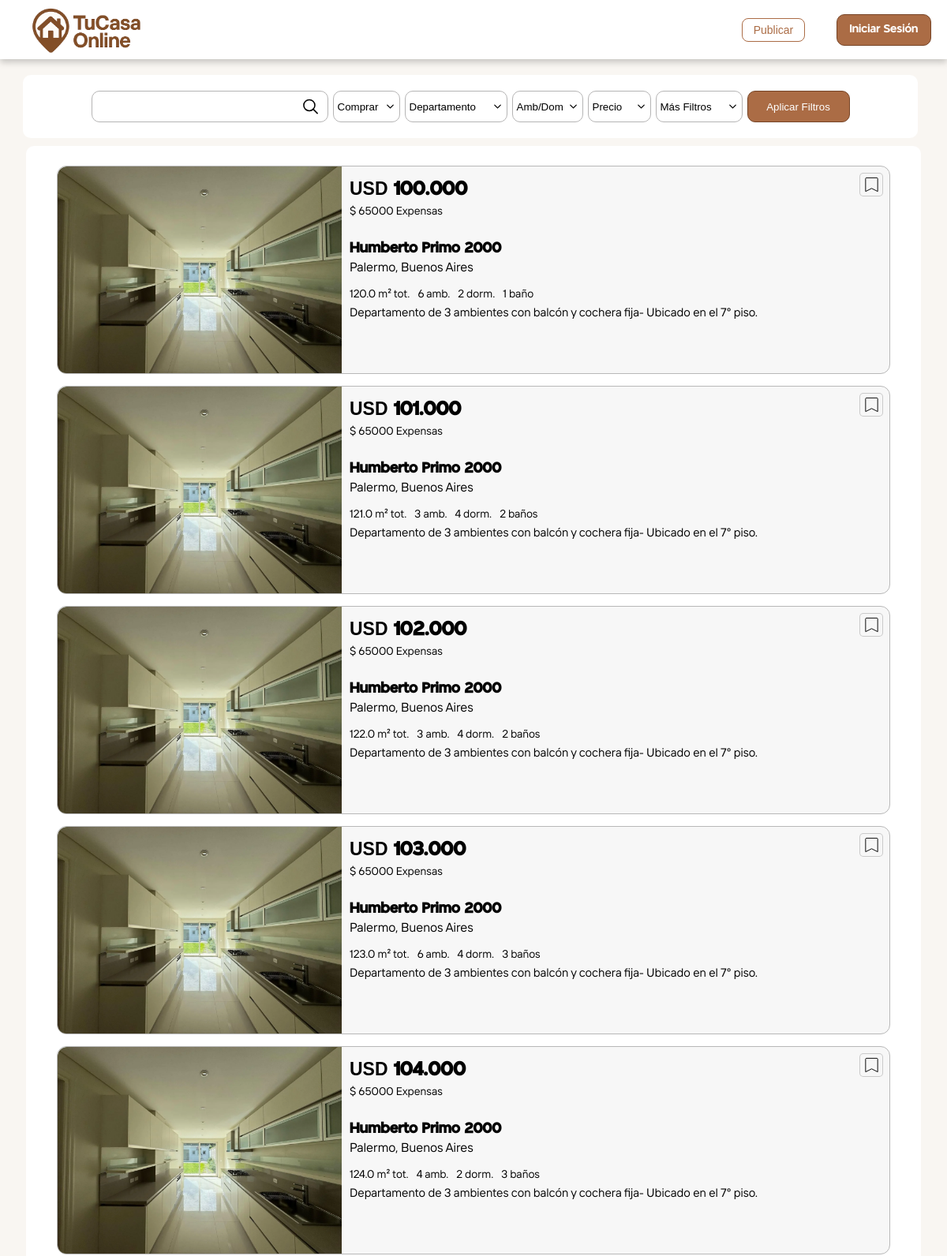
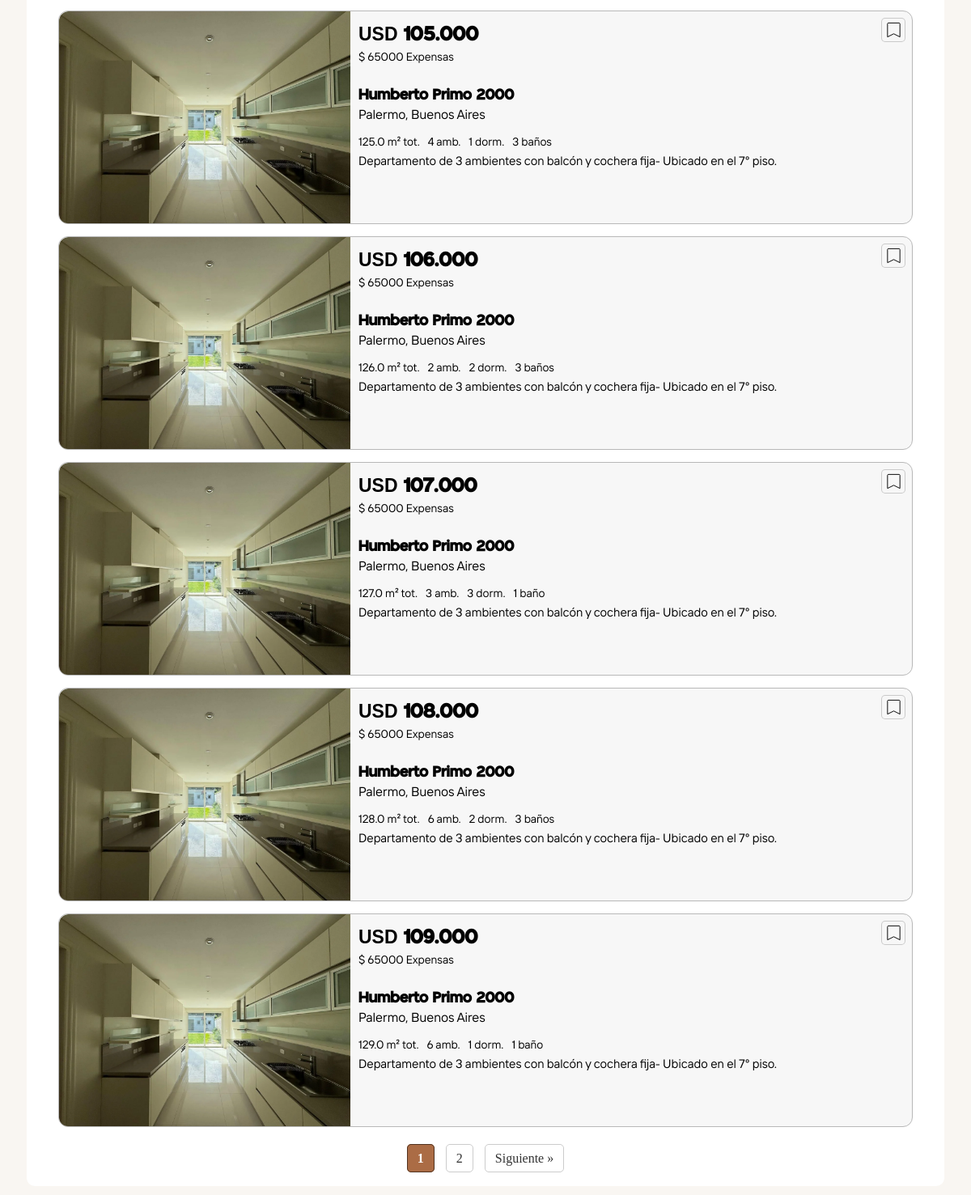
Page /publicaciones on the committed database (2 pictures, top to bottom).
### tables this page shows
CREATE TABLE propiedades (
        id INTEGER PRIMARY KEY AUTOINCREMENT,
        id_agente INTEGER,

        titulo TEXT NOT NULL,
        descripcion TEXT,

        tipo_venta TEXT NOT NULL,
        tipo_propiedad TEXT NOT NULL,

        direccion TEXT NOT NULL,
        provincia TEXT NOT NULL,
        barrio TEXT,
        ubicacion TEXT NOT NULL,

        ambientes INTEGER,
        dormitorios INTEGER,
        banios INTEGER,
        toilettes INTEGER,
        cocheras INTEGER,

        sup_cubierta REAL,
        sup_total REAL,
        sup_semicubierta REAL,
        f_terreno REAL,
        l_terreno REAL,

        antiguedad TEXT,
        moneda_precio TEXT NOT NULL,
        precio REAL NOT NULL,
        expensas TEXT,

        imagen_principal TEXT,
        imagenes_secundarias TEXT,

        caracteristicas_generales TEXT,
        caracteristicas TEXT,
        comodidad_ambientes TEXT,
        servicios TEXT,

        plantas TEXT,
        cobertura_cochera TEXT,
        luminosidad TEXT,
        orientacion TEXT,

        estado TEXT DEFAULT 'disponible',
        fecha_publicacion DATETIME DEFAULT CURRENT_TIMESTAMP,

        FOREIGN KEY(id_agente) REFERENCES usuarios(id)
    );

### app.py (the view)
@app.route('/publicaciones',methods=['GET'])
def publicaciones():
    if "usuario" in session:
        usuario = session["usuario"]
        id_usuario = usuario["id"]
        apellido = usuario["apellido"]
        nombre = usuario["nombre"]
        email = usuario["email"]
    tipo_propiedad=request.args.getlist('tipo_propiedad[]')
    barrio=request.args.get('barrio')
    if barrio:
        barrio=barrio.title()
    tipo_operacion=request.args.getlist('tipo_operacion[]')
    for i in range(len(tipo_operacion)):
        if tipo_operacion[i]=='Alquilar':
            tipo_operacion[i]='Alquiler'
        elif tipo_operacion[i]=='Comprar':
            tipo_operacion[i]='Venta'
    min_dorm=request.args.get('min-dorm')
    max_dorm=request.args.get('max-dorm')
    min_amb=request.args.get('min-amb')
    max_amb=request.args.get('max-amb')
    moneda=request.args.get('moneda')
    min_precio=request.args.get('min-precio')
    max_precio=request.args.get('max-precio')
    where,params=construir_filtros(tipo_propiedad, barrio, tipo_operacion, min_dorm, max_dorm, min_amb, max_amb, min_precio, max_precio,moneda)
    pagina = int(request.args.get('pagina', 1))
    por_pagina = 10
    offset = (pagina - 1) * por_pagina
    conn, cursor = conectar()
    query = f"SELECT * FROM propiedades {where} LIMIT ? OFFSET ?"
    cursor.execute(query, params + [por_pagina, offset])
    propiedades = cursor.fetchall()
    query_total = f"SELECT COUNT(*) FROM propiedades {where}"
    cursor.execute(query_total, params)
    total_propiedades = cursor.fetchone()[0]
    total_paginas = (total_propiedades + por_pagina - 1) // por_pagina
    if propiedades:
        if 'usuario' in session:
            return render_template('publicaciones.html', propiedades=propiedades, total_paginas=total_paginas, pagina=pagina, nombre=nombre, apellido=apellido, email=email, id_usuario=id_usuario,min_amb=min_amb,max_amb=max_amb,min_dorm=min_dorm,max_dorm=max_dorm,barrio=barrio,tipo_propiedad=tipo_propiedad,tipo_operacion=tipo_operacion,min_precio=min_precio,max_precio=max_precio,moneda=moneda)
    conn.close()
    return render_template('publicaciones.html', propiedades=propiedades, total_paginas=total_paginas, pagina=pagina,min_amb=min_amb,max_amb=max_amb,min_dorm=min_dorm,max_dorm=max_dorm,barrio=barrio,tipo_propiedad=tipo_propiedad,tipo_operacion=tipo_operacion,min_precio=min_precio,max_precio=max_precio,moneda=moneda)

### database.py (called while the page is built)
def conectar():
    conn=sqlite3.connect('inmobiliaria.db')
    conn.row_factory=sqlite3.Row
    cursor=conn.cursor()
    return conn,cursor

### templates/publicaciones.html (shortened to what this page needs)
<!DOCTYPE html>
<html lang="es">
  <head>
    <link
      rel="stylesheet"
      href="{{url_for('static',filename= '/CSS/publicaciones.css' )}}"
    />
    <link rel="stylesheet" href="https://unpkg.com/leaflet/dist/leaflet.css" />
  </head>
  <body>
    <header class="header">
      <a href="{{url_for('home')}}"><div class="logo"></div></a>
      <div class="header-container">
        {% if session.usuario %} {% if usuario_incompleto %}
        <a href="{{ url_for('completar_datos') }}"
          ><button class="publicar">Publicar</button></a
        >
        {% else %}
        <a href="{{url_for('publicar')}}"
          ><button class="publicar ini">Publicar</button></a
        >
        {% endif %}
        <div id="perfil" class="circulo">
          <svg
            style="enable-background: new 0 0 24 24"
            version="1.1"
            viewBox="0 0 24 24"
            xml:space="preserve"
            xmlns="http://www.w3.org/2000/svg"
            xmlns:xlink="http://www.w3.org/1999/xlink"
          >
            <g id="info" />
            <g id="icons">
              <g id="user">
                <ellipse cx="12" cy="8" rx="5" ry="6" fill="currentColor" />
                <path
                  d="M21.8,19.1c-0.9-1.8-2.6-3.3-4.8-4.2c-0.6-0.2-1.3-0.2-1.8,0.1c-1,0.6-2,0.9-3.2,0.9s-2.2-0.3-3.2-0.9    C8.3,14.8,7.6,14.7,7,15c-2.2,0.9-3.9,2.4-4.8,4.2C1.5,20.5,2.6,22,4.1,22h15.8C21.4,22,22.5,20.5,21.8,19.1z"
                  fill="currentColor"
                />
              </g>
            </g>
          </svg>
        </div>
        <div id="menu-perfil" class="menu-perfil oculto">
          <p id="nombre-completo"><b>{{apellido}}, {{nombre}}</b></p>
          <p id="identificador">Identificador: {{id_usuario}}</p>
          <hr />
          <a href=""><button class="btn-menu">Mi Cuenta</button></a>
          <a href=""><button class="btn-menu">Ajustes</button></a>
          <a href=""><button class="btn-menu">Podemos Ayudarte?</button></a>
          <a href="{{url_for('cerrar_sesion')}}"
            ><button class="btn-menu">Cerrar Sesión</button></a
          >
        </div>
        {% else %}
        <a href="{{url_for('iniciar_sesion')}}"
          ><button class="publicar">Publicar</button></a
        >
        <a href="{{url_for('iniciar_sesion')}}"
          ><button class="iniciar-sesion">Iniciar Sesión</button></a
        >
        {% endif %}
      </div>
    </header>
    <section class="container-publi-comod">
      <div class="container-comodidades" id="container-comodidades">
        <form action="{{url_for('publicaciones')}}" method="GET">
          <div class="container-barrio">
            <input
              type="text"
              name="barrio"
              id="barrio"
              class="button barrio"
              value="{{barrio or ''}}"
            />
          </div>
          <div class="container-comprar" id="comprar">
            <button class="button comprar" type="button">Comprar</button>
            <svg
              id="flecha-comprar"
              class="feather feather-chevron-down"
              fill="none"
              height="24"
              stroke="currentColor"
              stroke-linecap="round"
              stroke-linejoin="round"
              stroke-width="2"
              viewBox="0 0 24 24"
              width="24"
              xmlns="http://www.w3.org/2000/svg"
            >
              <polyline points="6 9 12 15 18 9" />
            </svg>
          </div>
          <div class="container-comprar" id="departamento">
            <button class="button depa" type="button">Departamento</button>
            <svg
              id="flecha-departamento"
              class="feather feather-chevron-down"
              fill="none"
              height="24"
              stroke="currentColor"
              stroke-linecap="round"
              stroke-linejoin="round"
              stroke-width="2"
              viewBox="0 0 24 24"
              width="24"
              xmlns="http://www.w3.org/2000/svg"
            >
              <polyline points="6 9 12 15 18 9" />
            </svg>
          </div>
          <div class="container-comprar" id="amb">
            <button class="button amb" type="button">Amb/Dom</button>
            <svg
              id="flecha-amb"
              class="feather feather-chevron-down"
              fill="none"
              height="24"
              stroke="currentColor"
              stroke-linecap="round"
              stroke-linejoin="round"
              stroke-width="2"
              viewBox="0 0 24 24"
              width="24"
              xmlns="http://www.w3.org/2000/svg"
            >
              <polyline points="6 9 12 15 18 9" />
            </svg>
          </div>
          <div class="container-comprar" id="precio">
            <button class="button precio" type="button">Precio</button>
            <svg
              id="flecha-precio"
              class="feather feather-chevron-down"
              fill="none"
              height="24"
              stroke="currentColor"
              stroke-linecap="round"
              stroke-linejoin="round"
              stroke-width="2"
              viewBox="0 0 24 24"
              width="24"
              xmlns="http://www.w3.org/2000/svg"
            >
              <polyline points="6 9 12 15 18 9" />
            </svg>
          </div>
          <div class="container-comprar" id="filtro">
            <button class="button filtro" type="button">Más Filtros</button>
            <svg
              id="flecha-filtro"
              class="feather feather-chevron-down"
              fill="none"
              height="24"
              stroke="currentColor"
              stroke-linecap="round"
              stroke-linejoin="round"
              stroke-width="2"
              viewBox="0 0 24 24"
              width="24"
              xmlns="http://www.w3.org/2000/svg"
            >
              <polyline points="6 9 12 15 18 9" />
            </svg>
          </div>
          <button class="aplicar-filtro" type="submit">Aplicar Filtros</button>
        </form>
      </div>
      <div class="container-publicaciones" id="container-publicaciones">
        {% if propiedades %} {% for item in propiedades %}
        <div class="card">
          <div class="favorito" id="favorito">
            <svg
              id="corazon"
              xmlns="http://www.w3.org/2000/svg"
              width="23"
              height="24"
              viewBox="0 0 24 24"
              fill="none"
            >
              <path
                d="M5 3H19C19.55 3 20 3.45 20 4V21L12 17L4 21V4C4 3.45 4.45 3 5 3Z"
                fill="currentColor"
                stroke="black"
                stroke-width="1"
              />
            </svg>
          </div>
          <a
            class="publicacion-propiedad"
            href="{{url_for('propiedad',id=item[0])}}"
          >
            <img src="../static/Imagenes/{{item[24]}}" alt="Casa 1" />
            <div class="container-card-info">
              <h2>
                <span
                  style="
                    font-family: Arial, Helvetica, sans-serif;
                    font-weight: bold;
                    font-size: 23px;
                  "
                  >{{item[21]}}</span
                >
                {% if item[22] %} {{ "{:,.0f}".format(item[22]).replace(",",
                ".") }} {% endif %}
              </h2>
              <p class="expensas">$ {{item[23]}} Expensas</p>
              <p class="direccion"><b>{{item[6]}}</b></p>
              <p class="barrio">{{item[8]}}, {{item[7]}}</p>
              <div class="container-info">
                <div>{{item[16]}} m² tot.</div>
                {% if item[10] > 0 %}
                <div>{{item[10]}} amb.</div>
                {% endif %} {% if item[11] > 0 %}
                <div>{{item[11]}} dorm.</div>
                {% endif %} {% if item[12] > 1 %}
                <div>{{item[12]}} baños</div>
                {% else %} {% if item[12] > 0 %}
                <div>{{item[12]}} baño</div>
                {% endif %} {% endif %}
              </div>
              <p class="descripcion">{{item[3]}}</p>
            </div>
          </a>
        </div>
        {% endfor %} {% else %}
        <h3>No se encontraron propiedades con esas características.</h3>
        {%endif%}
        <div class="paginador">
           {% for i in range(1, total_paginas + 1) %} {% if i ==
          pagina %}
          <strong>{{ i }}</strong>
          {% else %}
          <a href="{{ url_for('publicaciones', pagina=i) }}">{{ i }}</a>
          {% endif %} {% endfor %} {% if pagina < total_paginas %}
          <a href="{{ url_for('publicaciones', pagina=pagina+1) }}"
            >Siguiente »</a
          >
          {% endif %}
        </div>
      </div>
    </section>
  </body>
</html>

### rows in the picture
propiedades: imagen_principal (picture), moneda_precio "USD", precio "100.000", expensas "65000", direccion "Humberto Primo 2000", barrio "Palermo", provincia "Buenos Aires", sup_total "120.0", ambientes "6", dormitorios "2", banios "1", descripcion "Departamento de 3 ambientes con balcón y cochera fija- Ubicado en el 7° piso."
propiedades: imagen_principal (picture), moneda_precio "USD", precio "101.000", expensas "65000", direccion "Humberto Primo 2000", barrio "Palermo", provincia "Buenos Aires", sup_total "121.0", ambientes "3", dormitorios "4", banios "2", descripcion "Departamento de 3 ambientes con balcón y cochera fija- Ubicado en el 7° piso."
propiedades: imagen_principal (picture), moneda_precio "USD", precio "102.000", expensas "65000", direccion "Humberto Primo 2000", barrio "Palermo", provincia "Buenos Aires", sup_total "122.0", ambientes "3", dormitorios "4", banios "2", descripcion "Departamento de 3 ambientes con balcón y cochera fija- Ubicado en el 7° piso."
propiedades: imagen_principal (picture), moneda_precio "USD", precio "103.000", expensas "65000", direccion "Humberto Primo 2000", barrio "Palermo", provincia "Buenos Aires", sup_total "123.0", ambientes "6", dormitorios "4", banios "3", descripcion "Departamento de 3 ambientes con balcón y cochera fija- Ubicado en el 7° piso."
propiedades: imagen_principal (picture), moneda_precio "USD", precio "104.000", expensas "65000", direccion "Humberto Primo 2000", barrio "Palermo", provincia "Buenos Aires", sup_total "124.0", ambientes "4", dormitorios "2", banios "3", descripcion "Departamento de 3 ambientes con balcón y cochera fija- Ubicado en el 7° piso."
propiedades: imagen_principal (picture), moneda_precio "USD", precio "105.000", expensas "65000", direccion "Humberto Primo 2000", barrio "Palermo", provincia "Buenos Aires", sup_total "125.0", ambientes "4", dormitorios "1", banios "3", descripcion "Departamento de 3 ambientes con balcón y cochera fija- Ubicado en el 7° piso."
propiedades: imagen_principal (picture), moneda_precio "USD", precio "106.000", expensas "65000", direccion "Humberto Primo 2000", barrio "Palermo", provincia "Buenos Aires", sup_total "126.0", ambientes "2", dormitorios "2", banios "3", descripcion "Departamento de 3 ambientes con balcón y cochera fija- Ubicado en el 7° piso."
propiedades: imagen_principal (picture), moneda_precio "USD", precio "107.000", expensas "65000", direccion "Humberto Primo 2000", barrio "Palermo", provincia "Buenos Aires", sup_total "127.0", ambientes "3", dormitorios "3", banios "1", descripcion "Departamento de 3 ambientes con balcón y cochera fija- Ubicado en el 7° piso."
propiedades: imagen_principal (picture), moneda_precio "USD", precio "108.000", expensas "65000", direccion "Humberto Primo 2000", barrio "Palermo", provincia "Buenos Aires", sup_total "128.0", ambientes "6", dormitorios "2", banios "3", descripcion "Departamento de 3 ambientes con balcón y cochera fija- Ubicado en el 7° piso."
propiedades: imagen_principal (picture), moneda_precio "USD", precio "109.000", expensas "65000", direccion "Humberto Primo 2000", barrio "Palermo", provincia "Buenos Aires", sup_total "129.0", ambientes "6", dormitorios "1", banios "1", descripcion "Departamento de 3 ambientes con balcón y cochera fija- Ubicado en el 7° piso."

### other values in the picture
{{ i }} "1"
{{ i }} "2"
